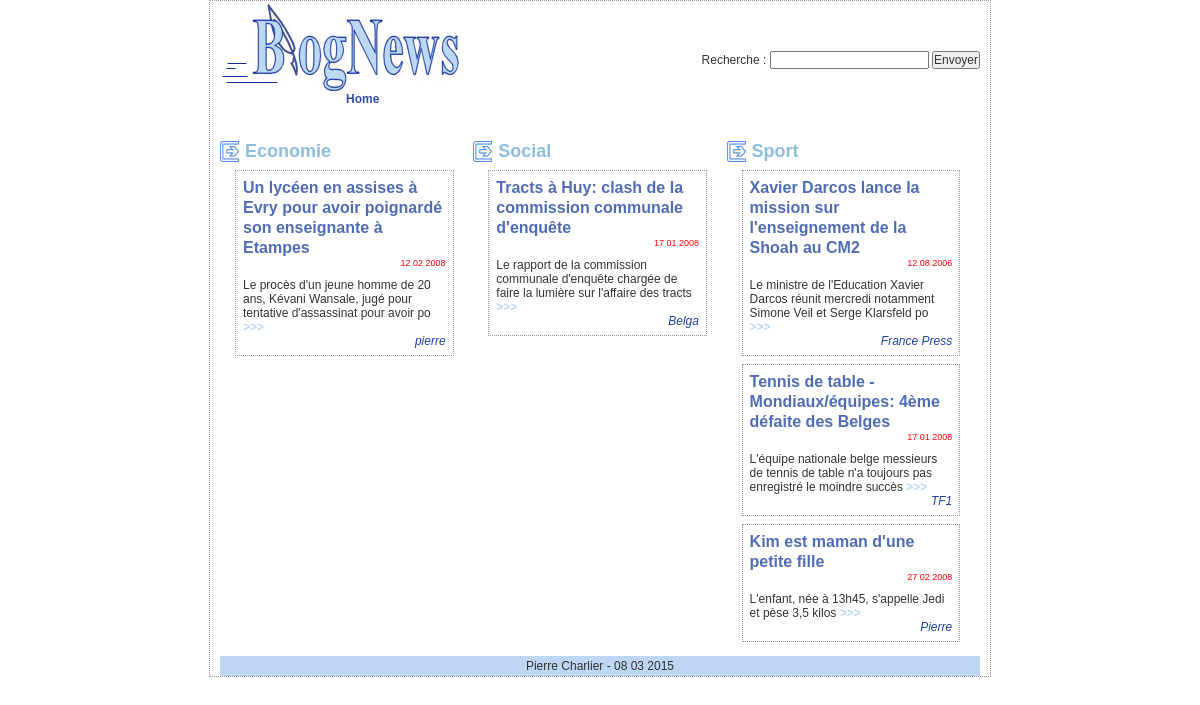
The page / on the database its author committed.
### tables this page shows
CREATE TABLE `articles` (
  `id_articles` int(11) NOT NULL auto_increment,
  `titre` varchar(150) NOT NULL,
  `abstract` varchar(100) NOT NULL,
  `texte` text NOT NULL,
  `date` date NOT NULL,
  `auteur` varchar(100) NOT NULL,
  `id_cat` int(11) NOT NULL,
  PRIMARY KEY  (`id_articles`)
);

CREATE TABLE `categories` (
  `id_categories` int(11) NOT NULL auto_increment,
  `categorie` varchar(150) NOT NULL,
  PRIMARY KEY  (`id_categories`)
);

### accueil.php (the view)
<?php
	global $connect;
	$sql = "SELECT id_articles, id_categories, id_cat, categorie, titre, abstract, auteur, DATE_FORMAT(date, '%d %m %Y') AS date_fr
					FROM articles JOIN categories
					ON articles.id_cat = categories.id_categories
					ORDER BY id_categories";
 	$col = $connect->query($sql);
  $flag = 'initial';
	if($col -> num_rows > 0) :
		while ($article = $col->fetch_object()) :
 			if ($flag != $article->categorie && $flag != 'initial'):
 				echo '</div>';
 			endif;
 			if($flag != $article->categorie) :
 				echo '<div id="col'.$article->id_categories.'">';
				echo '<h1>'.$article->categorie.'</h1>';
			endif;
			echo '<div class="article">
						<h1>'.$article->titre.'</h1>
						<p class="date">'.$article->date_fr.'</p>
						<p>'.$article->abstract.'
						<a href="index.php?id_articles='.$article->id_articles.'" class="plus">&gt;&gt;&gt;</a></p>
						<p class="signature">'.$article->auteur.'</p>
						</div>';
			$flag = $article->categorie;
		endwhile;
	endif;
?>

### header.php (shortened to what this page needs)
<!DOCTYPE html>
<html xmlns="http://www.w3.org/1999/xhtml">
<head>
  <link href="css_articles.css" rel="stylesheet" type="text/css">
</head>
<body>
	<div id="max">
		<div id="header">
		<div id="nav">
			<a href="index.php">Home</a>
		</div>
		<div id="search">
			<form class="searchfield" action="index.php" method="get">
				<label for="search">Recherche :</label>
				<input name="search" type="text" id="search" required>
				<input id="button" value="Envoyer" type="submit">
			</form>
		</div>
	</div>

### index.php
<?php require("config.php"); ?>
<?php include("header.php"); ?>
<?php
  if(isset($_GET['id_articles'])) :
    include("articles_details.php");
  elseif (isset($_GET['search'])) :
  	include("result_search.php");
  else : include('accueil.php');
  endif;
?>
<?php include("footer.php"); ?>

### footer.php
</div>
<p class="break">&nbsp;</p>
<div id="footer">
Pierre Charlier - <?php echo date("d m Y"); ?>
</div>
</div>
</body>
</html>

### css_articles.css (style rules this page uses)
* { font-family: Verdana, Arial, Helvetica, sans-serif; font-size: 12px; color: #333333; margin: 0px; padding: 0px; }
#max { position: relative; width: 760px; margin: auto; border: 1px dotted #999999; padding:0px 10px; }
#header { position: relative; height: 120px; background-image: url(images/title.jpg); background-repeat: no-repeat; }
#footer { background-color: #BDD6F4; clear: left; position: relative; height: 20px; text-align: center; line-height: 20px; }
#max #header #search { left: 434px; top: 76px; }
#header #nav { position: absolute; left: 126px; top: 91px; color: #324DA8; }
.break { clear: both; }
#header #nav a { color: #324DA8; font-weight: bold; text-decoration: none; }
#max #col1 { float: left; width: 33.33%; text-align:center; padding: 0px; margin-top: 20px; }
#max #col2 { float: left; width: 33.33%; text-align:center; margin-top: 20px; }
#max #col3 { float: left; width: 33.33%; text-align:center; margin-top: 20px; }
#max #col1 .article h1, #max #col2 .article h1, #max #col3 .article h1, #max #col22 .article h1 { color: #506CB5; font-weight: bold; font-size: 16px; background-image: none; text-align: left; text-indent: 0px; height:auto; }
#max #col1 h1, #max #col2 h1, #max #col3 h1, #max #col22 h1 { color: #8DBEDC; background-image: url(images/puce1.jpg); height: 21px; background-repeat: no-repeat; text-align: left; text-indent: 25px; line-height: 20px; font-size: 18px; }
#max .article { width: 80%; border: 1px dotted #999999; text-align:left; padding: 7px; margin-top: 8px; margin-left: 15px; }
#max .article .date { text-align: right; color: #FF0000; margin-bottom: 10px; font-size: 9px; }
#max .article .signature { text-align: right; font-style: italic; color: #2142A3; }
a.plus { font-weight: bold; color: #BDD6F4; text-decoration: none; }
.searchfield { position: absolute; top: 50px; right: 0; }
.searchfield #search { position: auto; }

### rows shown on the page
articles: categories.categorie "Economie", titre "Un lycéen en assises à Evry pour avoir poignardé son enseignante à Etampes", date_fr "12 02 2008", abstract "Le procès d'un jeune homme de 20 ans, Kévani Wansale, jugé pour tentative d'assassinat pour avoir po", auteur "pierre"
articles: categories.categorie "Social", titre "Tracts à Huy: clash de la commission communale d'enquête", date_fr "17 01 2008", abstract "Le rapport de la commission communale d'enquête chargée de faire la lumière sur l'affaire des tracts", auteur "Belga"
articles: categories.categorie "Sport", titre "Xavier Darcos lance la mission sur l'enseignement de la Shoah au CM2", date_fr "12 08 2006", abstract "Le ministre de l'Education Xavier Darcos réunit mercredi notamment Simone Veil et Serge Klarsfeld po", auteur "France Press"
articles: titre "Tennis de table - Mondiaux/équipes: 4ème défaite des Belges", date_fr "17 01 2008", abstract "L'équipe nationale belge messieurs de tennis de table n'a toujours pas enregistré le moindre succès", auteur "TF1"
articles: titre "Kim est maman d'une petite fille", date_fr "27 02 2008", abstract "L'enfant, née à 13h45, s'appelle Jedi et pèse 3,5 kilos", auteur "Pierre"
